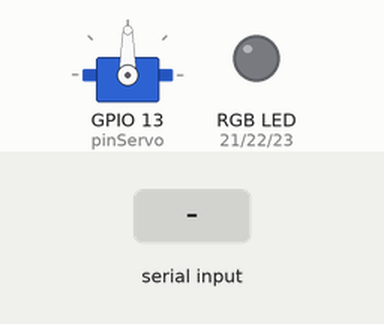
This sketch was run on a simulated ESP32. On the bench: servo, an RGB LED mixed from three pins (HIGH = lit). The inputs (shaded band) are chosen by the test bench. Nothing arrives over Bluetooth unless stated.

Above: at 1.2 s.
1.3 s: "R" received over the second serial link
At 2.5 s:
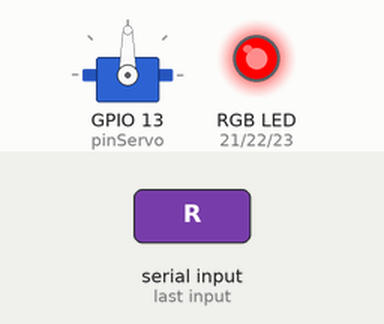
2.8 s: "G" received over the second serial link
At 3.8 s:
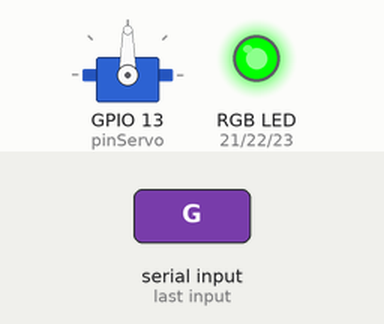
4.3 s: "B" received over the second serial link
At 4.9 s:
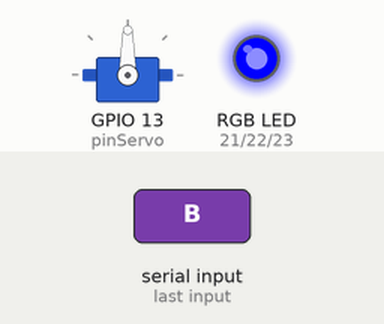
5.8 s: "Y" received over the second serial link
At 6.1 s:
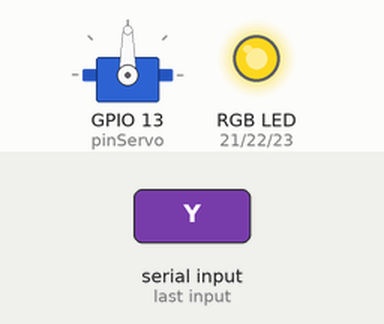
7.3 s: "P" received over the second serial link
At 8.5 s:
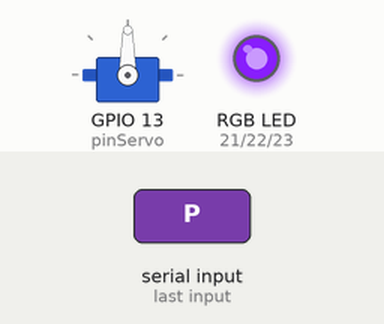
8.8 s: "E" received over the second serial link
At 9.6 s:
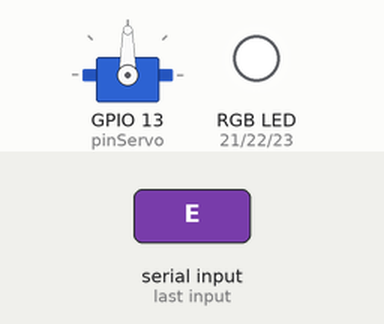
Timing chart, 0 to 11.3 s (numbered marks = the images above; inputs shaded):
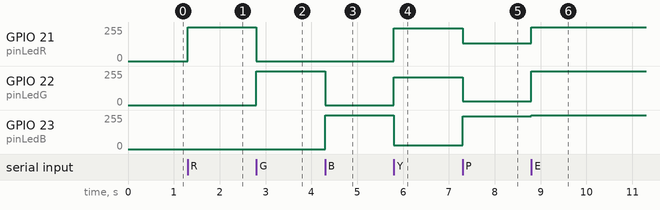

Measured:
- after the input at 1.3 s, GPIO 21 (pinLedR): 0/255 → 255/255 at once
- after the input at 2.8 s, GPIO 21 (pinLedR): 255/255 → 0/255 at once; GPIO 22 (pinLedG): 0/255 → 255/255 at once
- after the input at 4.3 s, GPIO 22 (pinLedG): 255/255 → 0/255 at once; GPIO 23 (pinLedB): 0/255 → 255/255 at once
- after the input at 5.8 s, GPIO 21 (pinLedR): 0/255 → 244/255 at once; GPIO 22 (pinLedG): 0/255 → 208/255 at once; GPIO 23 (pinLedB): 255/255 → 29/255 at once
- after the input at 7.3 s, GPIO 21 (pinLedR): 244/255 → 132/255 at once; GPIO 22 (pinLedG): 208/255 → 29/255 at once; GPIO 23 (pinLedB): 29/255 → 244/255 at once
- after the input at 8.8 s, GPIO 21 (pinLedR): 132/255 → 255/255 at once; GPIO 22 (pinLedG): 29/255 → 255/255 at once; GPIO 23 (pinLedB): 244/255 → 255/255 at once

The sketch:

SESION_2_ARDUINO_.ino
```cpp
#include <BluetoothSerial.h>
#include <Servo_ESP32.h>

#if !defined(CONFIG_BT_ENABLED) || !defined(CONFIG_BLUEDROID_ENABLED)
#error Bluetooth is not enabled! Please run `make menuconfig` to and enable it
#endif
BluetoothSerial SerialBT;

#define pinLedR 21
#define pinLedG 22
#define pinLedB 23
#define canalRed 2
#define canalGreen 3
#define canalBlue 4
int freq = 10000, res = 8, valorRecibido;
#define pinServo 13
Servo_ESP32 servo;

void setup() {
  Serial.begin(115200);
  SerialBT.begin("Snakeman");
  ledcSetup(canalRed, freq, res);
  ledcSetup(canalGreen, freq, res);
  ledcSetup(canalBlue, freq, res);
  ledcAttachPin(pinLedR, canalRed);
  ledcAttachPin(pinLedG, canalGreen);
  ledcAttachPin(pinLedB, canalBlue);
  servo.attach(pinServo);
}

void loop() {
  valorRecibido = SerialBT.read();
  switch(valorRecibido){
    case 82:
      SerialBT.println("Led en Rojo");
      RGB(255, 0, 0);
      break;
    case 71:
      SerialBT.println("Led en Verde");
      RGB(0, 255, 0);
      break;
    case 66:
      SerialBT.println("Led en Azul");
      RGB(0, 0, 255);
      break;
    case 89:
      SerialBT.println("Led en Amarillo");
      RGB(245, 209, 29);
      break;
    case 80:
      SerialBT.println("Led en Morado");
      RGB(133, 29, 245);
      break;
    case 69:
      SerialBT.println("Led Totalmente Encendido");
      RGB(255, 255, 255);
      break;
    case 65:
      SerialBT.println("Led Totalmente Apagado");
      RGB(0,0,0);
      break;
    case 48:
      SerialBT.println("Servomotor en 0°");
      servo.write(0);
      break;
    case 49:
      SerialBT.println("Servomotor en 20°");
      servo.write(20);
      break;
    case 50:
      SerialBT.println("Servomotor en 45°");
      servo.write(45);
      break;
    case 51:
      SerialBT.println("Servomotor en 90°");
      servo.write(90);
      break;
    case 52:
      SerialBT.println("Servomotor en 135°");
      servo.write(135);
      break;
    case 53:
      SerialBT.println("Servomotor en 150°");
      servo.write(150);
      break;
    case 54:
      SerialBT.println("Servomotor en 180°");
      servo.write(180);
      break;
  }
}

void RGB(int R, int G, int B){
  ledcWrite(canalRed, R);
  ledcWrite(canalGreen, G);
  ledcWrite(canalBlue, B);

}
```
